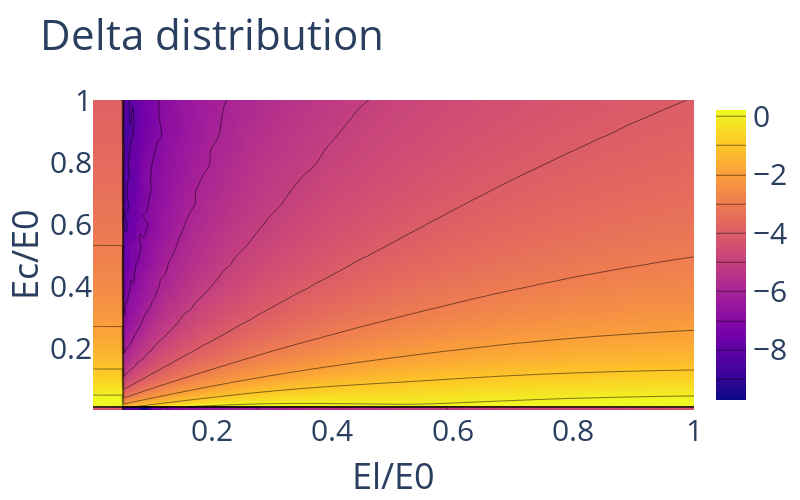

Notebook code for this chart:
### Code cell
utils.plotOptimization(LossDelta.transpose(),El,Ec,dict(),'Delta distribution','El/E0','Ec/E0',export='pdf',
                 size=(500,800),legend=False,log=True)
